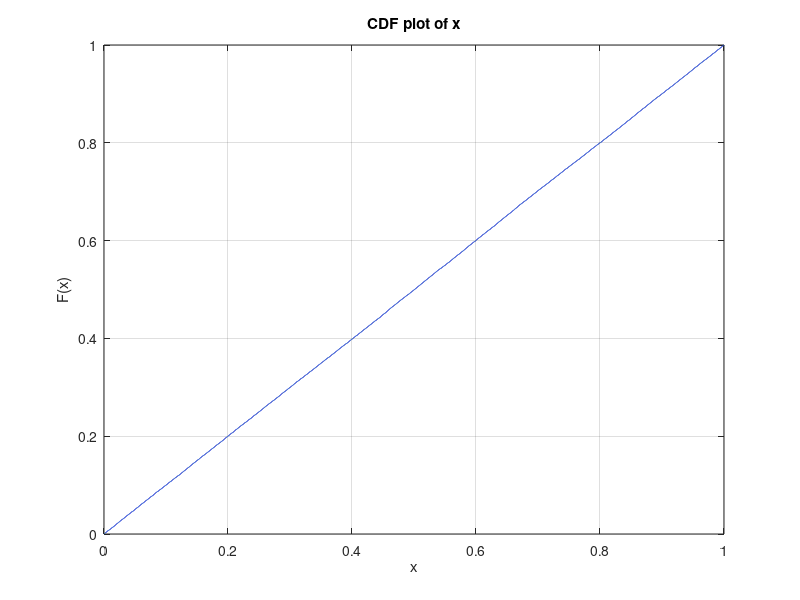

Write the MATLAB code that produced this figure. (Note: this script raises an error after producing the figure.)
present=importdata('q1_3.txt');
E=mean(present);
D=var(present);
cdfplot(present);
figure;
histogram(present,100,'Normalization','pdf')
 ksdensity(present);